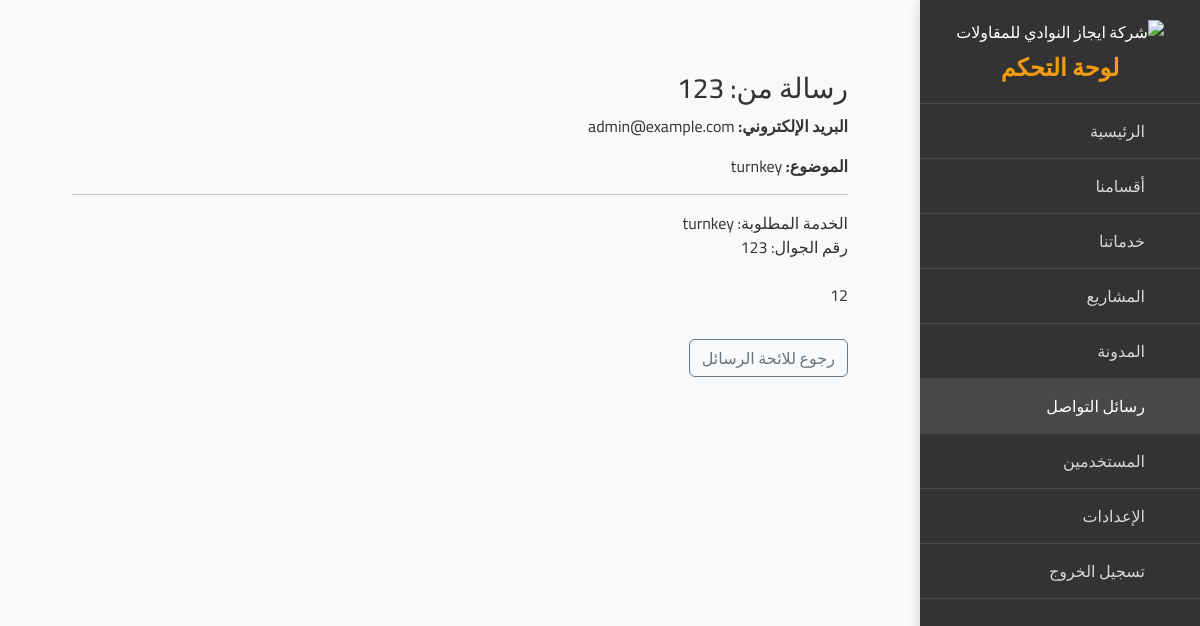
The page /ejaz/admin/messages/view.php?id=3 (signed in) on the database its author committed.
### tables this page shows
CREATE TABLE `contact_messages` (
  `id` int NOT NULL,
  `name` varchar(100) DEFAULT NULL,
  `email` varchar(100) DEFAULT NULL,
  `subject` varchar(255) DEFAULT NULL,
  `message` text,
  `created_at` timestamp NOT NULL DEFAULT CURRENT_TIMESTAMP
);

### ejaz/admin/messages/view.php (the view, shortened to what this page needs)
<?php
require_once '../../config/db.php';
$id = (int)$_GET['id'];
$stmt = $pdo->prepare("SELECT * FROM contact_messages WHERE id = ?");
$stmt->execute([$id]);
$msg = $stmt->fetch();
?>
<!DOCTYPE html>
<html lang="ar" dir="rtl">
<head>
    <link rel="stylesheet" href="https://cdn.jsdelivr.net/npm/bootstrap@5.3.0/dist/css/bootstrap.rtl.min.css">
    <link rel="stylesheet" href="../../assets/css/admin/style.css">
</head>
<body class="p-5">
<?php include '../../includes/admin/sidebar.php'; ?>
<div class="main-content p-4">
<h3>رسالة من: <?= htmlspecialchars($msg['name']) ?></h3>
<p><strong>البريد الإلكتروني:</strong> <?= htmlspecialchars($msg['email']) ?></p>
<p><strong>الموضوع:</strong> <?= htmlspecialchars($msg['subject']) ?></p>
<hr>
<p><?= nl2br(htmlspecialchars($msg['message'])) ?></p>
<a href="index.php" class="btn btn-outline-secondary mt-3">رجوع للائحة الرسائل</a>
</div>
</body>
</html>

### ejaz/assets/css/admin/style.css (style rules this page uses)
:root { --primary-color: #f39c12; --secondary-color: #3498db; --dark-color: #333; --light-color: #f4f4f4; --sidebar-width: 280px; --success: #28a745; --danger: #dc3545; --warning: #ffc107; --info: #17a2b8; }
body { font-family: 'Cairo', sans-serif; background-color: #f8f9fa; color: #333; overflow-x: hidden; }
.main-content { margin-right: var(--sidebar-width); padding: 20px; transition: all 0.3s ease; }

### rows shown on the page
contact_messages: name "123", email "admin@example.com", subject "turnkey", message "الخدمة المطلوبة: turnkey رقم الجوال: 123 12"
